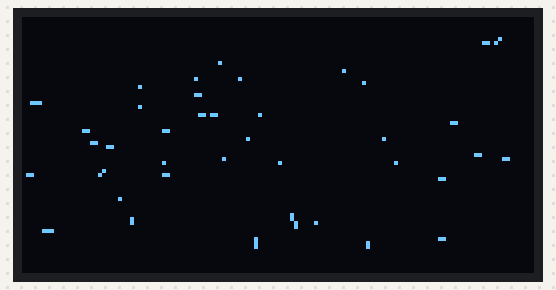
This sketch was run on a simulated ESP8266 (NodeMCU). Parts: 128×64 one-colour display. Random numbers use the default seed unless the sketch sets one.

Above: at 0.53 s.
At 5.33 s:
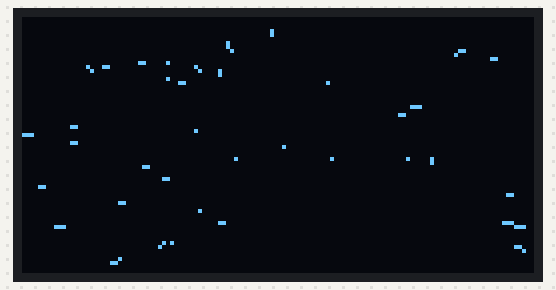
At 10.14 s:
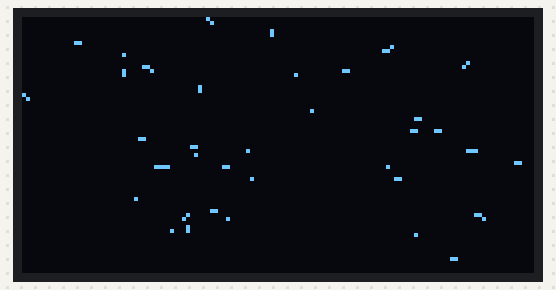
At 20.05 s:
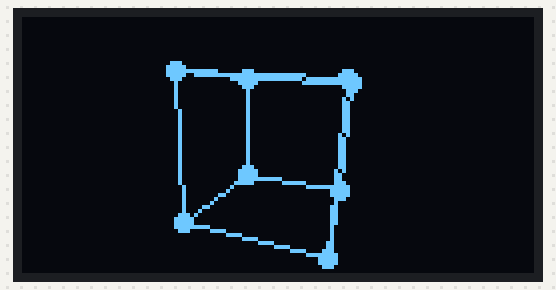
At 30.26 s:
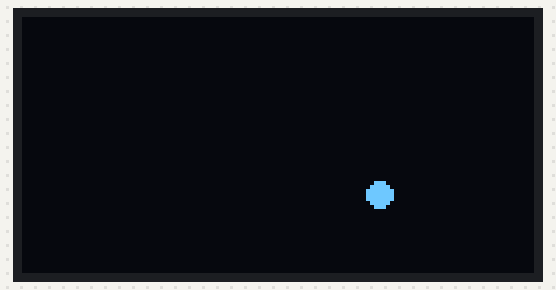
At 39.57 s:
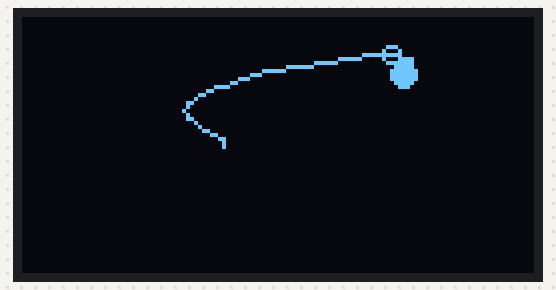

The sketch:

OLED_Animations.ino
```cpp
#include <Wire.h>
#include <Adafruit_GFX.h>
#include <Adafruit_SSD1306.h>

#define SCREEN_WIDTH 128
#define SCREEN_HEIGHT 64
#define OLED_RESET -1

// Define custom I2C pins for ESP8266 OLED
#ifndef D5
#define D5 14 // GPIO14 (SDA)
#endif
#ifndef D6
#define D6 12 // GPIO12 (SCL)
#endif

#define SDA_PIN D5
#define SCL_PIN D6

Adafruit_SSD1306 display(SCREEN_WIDTH, SCREEN_HEIGHT, &Wire, OLED_RESET);

// Animation state variables
unsigned long lastFrameTime = 0;
const int frameDelay = 30; // ~33 FPS
int currentAnimation = 0;
unsigned long animationStartTime = 0;
const unsigned long animationDuration = 10000; // Switch every 10 seconds

// ----------------------------------------------------
// Animation 1: Starfield (3D space simulation)
// ----------------------------------------------------
const int numStars = 40;
struct Star {
  float x, y, z;
  float prevX, prevY, prevZ;
};
Star stars[numStars];

void initStarfield() {
  for (int i = 0; i < numStars; i++) {
    stars[i].x = random(-100, 100);
    stars[i].y = random(-50, 50);
    stars[i].z = random(10, 150);
    stars[i].prevZ = stars[i].z;
  }
}

void drawStarfield() {
  display.clearDisplay();

  float halfWidth = SCREEN_WIDTH / 2.0;
  float halfHeight = SCREEN_HEIGHT / 2.0;
  float speed = 2.0;

  for (int i = 0; i < numStars; i++) {
    stars[i].prevZ = stars[i].z;
    stars[i].z -= speed;

    if (stars[i].z <= 1) {
      stars[i].x = random(-100, 100);
      stars[i].y = random(-50, 50);
      stars[i].z = 150;
      stars[i].prevZ = stars[i].z;
    }

    // 3D Projection
    float px = (stars[i].x * 64.0) / stars[i].z + halfWidth;
    float py = (stars[i].y * 64.0) / stars[i].z + halfHeight;

    float prevPx = (stars[i].x * 64.0) / stars[i].prevZ + halfWidth;
    float prevPy = (stars[i].y * 64.0) / stars[i].prevZ + halfHeight;

    // Out of bounds check
    if (px < 0 || px >= SCREEN_WIDTH || py < 0 || py >= SCREEN_HEIGHT) {
      stars[i].x = random(-100, 100);
      stars[i].y = random(-50, 50);
      stars[i].z = 150;
      continue;
    }

    // Draw star trails (lines) and the star itself (dot)
    display.drawLine((int)prevPx, (int)prevPy, (int)px, (int)py, SSD1306_WHITE);
    display.drawPixel((int)px, (int)py, SSD1306_WHITE);
  }
}

// ----------------------------------------------------
// Animation 2: Rotating 3D Wireframe Cube
// ----------------------------------------------------
struct Point3D {
  float x, y, z;
};

const Point3D cubeVertices[8] = {
  {-16, -16, -16}, {16, -16, -16}, {16, 16, -16}, {-16, 16, -16},
  {-16, -16, 16},  {16, -16, 16},  {16, 16, 16},  {-16, 16, 16}
};

const int cubeEdges[12][2] = {
  {0, 1}, {1, 2}, {2, 3}, {3, 0}, // Back face
  {4, 5}, {5, 6}, {6, 7}, {7, 4}, // Front face
  {0, 4}, {1, 5}, {2, 6}, {3, 7}  // Connecting edges
};

float angleX = 0;
float angleY = 0;
float angleZ = 0;

void drawCube() {
  display.clearDisplay();

  Point3D projected[8];
  float halfWidth = SCREEN_WIDTH / 2.0;
  float halfHeight = SCREEN_HEIGHT / 2.0;

  // Compute rotation matrix elements
  float radX = angleX * PI / 180.0;
  float radY = angleY * PI / 180.0;
  float radZ = angleZ * PI / 180.0;

  float cosX = cos(radX), sinX = sin(radX);
  float cosY = cos(radY), sinY = sin(radY);
  float cosZ = cos(radZ), sinZ = sin(radZ);

  for (int i = 0; i < 8; i++) {
    // Rotate on X axis
    float y1 = cubeVertices[i].y * cosX - cubeVertices[i].z * sinX;
    float z1 = cubeVertices[i].y * sinX + cubeVertices[i].z * cosX;

    // Rotate on Y axis
    float x2 = cubeVertices[i].x * cosY + z1 * sinY;
    float z2 = -cubeVertices[i].x * sinY + z1 * cosY;

    // Rotate on Z axis
    float x3 = x2 * cosZ - y1 * sinZ;
    float y3 = x2 * sinZ + y1 * cosZ;

    // Perspective projection (camera distance = 60)
    float distance = 60.0;
    float scale = distance / (distance + z2);
    projected[i].x = x3 * scale + halfWidth;
    projected[i].y = y3 * scale + halfHeight;
  }

  // Draw Edges (Lines)
  for (int i = 0; i < 12; i++) {
    int startNode = cubeEdges[i][0];
    int endNode = cubeEdges[i][1];
    display.drawLine(
      (int)projected[startNode].x, (int)projected[startNode].y,
      (int)projected[endNode].x, (int)projected[endNode].y,
      SSD1306_WHITE
    );
  }

  // Draw Vertices (Dots)
  for (int i = 0; i < 8; i++) {
    display.fillCircle((int)projected[i].x, (int)projected[i].y, 2, SSD1306_WHITE);
  }

  // Increment rotation angles
  angleX += 1.5;
  angleY += 2.0;
  angleZ += 1.0;

  if (angleX >= 360) angleX -= 360;
  if (angleY >= 360) angleY -= 360;
  if (angleZ >= 360) angleZ -= 360;
}

// ----------------------------------------------------
// Animation 3: Morphing Wave Ribbon & Particles
// ----------------------------------------------------
float waveOffset = 0;

void drawWaves() {
  display.clearDisplay();

  // Draw morphing wave lines
  for (int w = 0; w < 3; w++) {
    float shift = w * 0.4;
    int prevY = -1;

    for (int x = 0; x < SCREEN_WIDTH; x += 2) {
      float angle = (x * 0.05) + waveOffset + shift;
      int y = SCREEN_HEIGHT / 2 + (int)(15.0 * sin(angle) * cos(angle * 0.3));

      if (x > 0 && prevY != -1) {
        display.drawLine(x - 2, prevY, x, y, SSD1306_WHITE);
      }
      prevY = y;
    }
  }

  // Draw floating particles (dots) orbiting the wave
  for (int i = 0; i < 5; i++) {
    float pAngle = waveOffset + (i * (2.0 * PI / 5.0));
    int px = SCREEN_WIDTH / 2 + (int)(45.0 * cos(pAngle));
    int py = SCREEN_HEIGHT / 2 + (int)(12.0 * sin(pAngle * 2.0));
    display.fillCircle(px, py, 2, SSD1306_WHITE);
    // Draw trail line for each dot
    display.drawLine(px, py, px - (int)(5 * cos(pAngle)), py - (int)(3 * sin(pAngle)), SSD1306_WHITE);
  }

  waveOffset += 0.04;
}

// ----------------------------------------------------
// Animation 4: Mathematical Spirograph (Lissajous)
// ----------------------------------------------------
float spiroTime = 0;
const int maxSpiroPoints = 50;
int spiroX[maxSpiroPoints];
int spiroY[maxSpiroPoints];
int spiroIndex = 0;
bool spiroBufferFull = false;

void drawSpirograph() {
  display.clearDisplay();

  // Calculate new point
  // Harmonized Lissajous / Spirograph coordinates
  float r1 = 25.0;
  float r2 = 12.0;
  float f1 = 2.0;
  float f2 = 5.0;
  float f3 = 3.0;

  float cx = SCREEN_WIDTH / 2.0;
  float cy = SCREEN_HEIGHT / 2.0;

  float x = cx + r1 * cos(f1 * spiroTime) + r2 * sin(f2 * spiroTime);
  float y = cy + r1 * sin(f1 * spiroTime) + r2 * cos(f3 * spiroTime);

  // Store in circular buffer
  spiroX[spiroIndex] = (int)x;
  spiroY[spiroIndex] = (int)y;

  spiroIndex = (spiroIndex + 1) % maxSpiroPoints;
  if (spiroIndex == 0) spiroBufferFull = true;

  int count = spiroBufferFull ? maxSpiroPoints : spiroIndex;

  // Draw lines connecting the trace points
  for (int i = 0; i < count - 1; i++) {
    int idx1 = (spiroIndex - count + i + maxSpiroPoints) % maxSpiroPoints;
    int idx2 = (idx1 + 1) % maxSpiroPoints;
    display.drawLine(spiroX[idx1], spiroY[idx1], spiroX[idx2], spiroY[idx2], SSD1306_WHITE);
  }

  // Draw dots at the current head and some key joints
  int headIdx = (spiroIndex - 1 + maxSpiroPoints) % maxSpiroPoints;
  display.fillCircle(spiroX[headIdx], spiroY[headIdx], 3, SSD1306_WHITE);

  if (count > 10) {
    int midIdx = (spiroIndex - 10 + maxSpiroPoints) % maxSpiroPoints;
    display.drawCircle(spiroX[midIdx], spiroY[midIdx], 2, SSD1306_WHITE);
  }

  spiroTime += 0.03;
}

// ----------------------------------------------------
// Animation 5: Particle Rain & Splash
// ----------------------------------------------------
const int numRain = 12;
struct RainDrop {
  float x;
  float y;
  float speed;
  float length;
  int splashRadius;
  int splashMaxRadius;
};
RainDrop rain[numRain];

void initRain() {
  for (int i = 0; i < numRain; i++) {
    rain[i].x = random(0, SCREEN_WIDTH);
    rain[i].y = random(-50, 0);
    rain[i].speed = random(3, 6);
    rain[i].length = random(4, 10);
    rain[i].splashRadius = 0;
    rain[i].splashMaxRadius = random(4, 8);
  }
}

void drawRain() {
  display.clearDisplay();

  for (int i = 0; i < numRain; i++) {
    if (rain[i].splashRadius == 0) {
      // Fall down
      rain[i].y += rain[i].speed;

      // Draw drop (line) and leading edge (dot)
      display.drawLine((int)rain[i].x, (int)(rain[i].y - rain[i].length), (int)rain[i].x, (int)rain[i].y, SSD1306_WHITE);
      display.drawPixel((int)rain[i].x, (int)rain[i].y, SSD1306_WHITE);

      // Hit bottom splash trigger
      if (rain[i].y >= SCREEN_HEIGHT - 4) {
        rain[i].y = SCREEN_HEIGHT - 1;
        rain[i].splashRadius = 1;
      }
    } else {
      // Splash mode (expanding dots/rings)
      display.drawCircle((int)rain[i].x, (int)rain[i].y, rain[i].splashRadius, SSD1306_WHITE);

      // Draw splash particles (4 diagonal dots)
      display.drawPixel((int)rain[i].x - rain[i].splashRadius, (int)rain[i].y - rain[i].splashRadius/2, SSD1306_WHITE);
      display.drawPixel((int)rain[i].x + rain[i].splashRadius, (int)rain[i].y - rain[i].splashRadius/2, SSD1306_WHITE);

      rain[i].splashRadius += 1;

      if (rain[i].splashRadius > rain[i].splashMaxRadius) {
        // Reset drop
        rain[i].x = random(0, SCREEN_WIDTH);
        rain[i].y = random(-50, -10);
        rain[i].speed = random(3, 6);
        rain[i].length = random(4, 10);
        rain[i].splashRadius = 0;
        rain[i].splashMaxRadius = random(4, 8);
      }
    }
  }
}

// ----------------------------------------------------
// Setup and Loop
// ----------------------------------------------------
void setup() {
  Serial.begin(115200);

  // Initialize I2C with custom SDA and SCL pins
  Wire.begin(SDA_PIN, SCL_PIN);

  // SSD1306_SWITCHCAPVCC = generate display voltage from 3.3V internally
  if(!display.begin(SSD1306_SWITCHCAPVCC, 0x3C)) {
    Serial.println(F("SSD1306 allocation failed"));
    for(;;); // Don't proceed, loop forever
  }

  display.clearDisplay();
  display.display();

  // Initialize random seed and animations
  randomSeed(analogRead(0));
  initStarfield();
  initRain();

  animationStartTime = millis();
}

void loop() {
  unsigned long currentTime = millis();

  // Run the current animation frame
  if (currentTime - lastFrameTime >= frameDelay) {
    lastFrameTime = currentTime;

    switch (currentAnimation) {
      case 0:
        drawStarfield();
        break;
      case 1:
        drawCube();
        break;
      case 2:
        drawWaves();
        break;
      case 3:
        drawSpirograph();
        break;
      case 4:
        drawRain();
        break;
    }

    display.display();
  }

  // Animation cycle timer
  if (currentTime - animationStartTime >= animationDuration) {
    animationStartTime = currentTime;

    // Switch to next animation
    currentAnimation = (currentAnimation + 1) % 5;

    // Re-initialize states for specific animations if needed
    if (currentAnimation == 0) {
      initStarfield();
    } else if (currentAnimation == 3) {
      spiroIndex = 0;
      spiroBufferFull = false;
      spiroTime = 0;
    } else if (currentAnimation == 4) {
      initRain();
    }
  }
}
```
